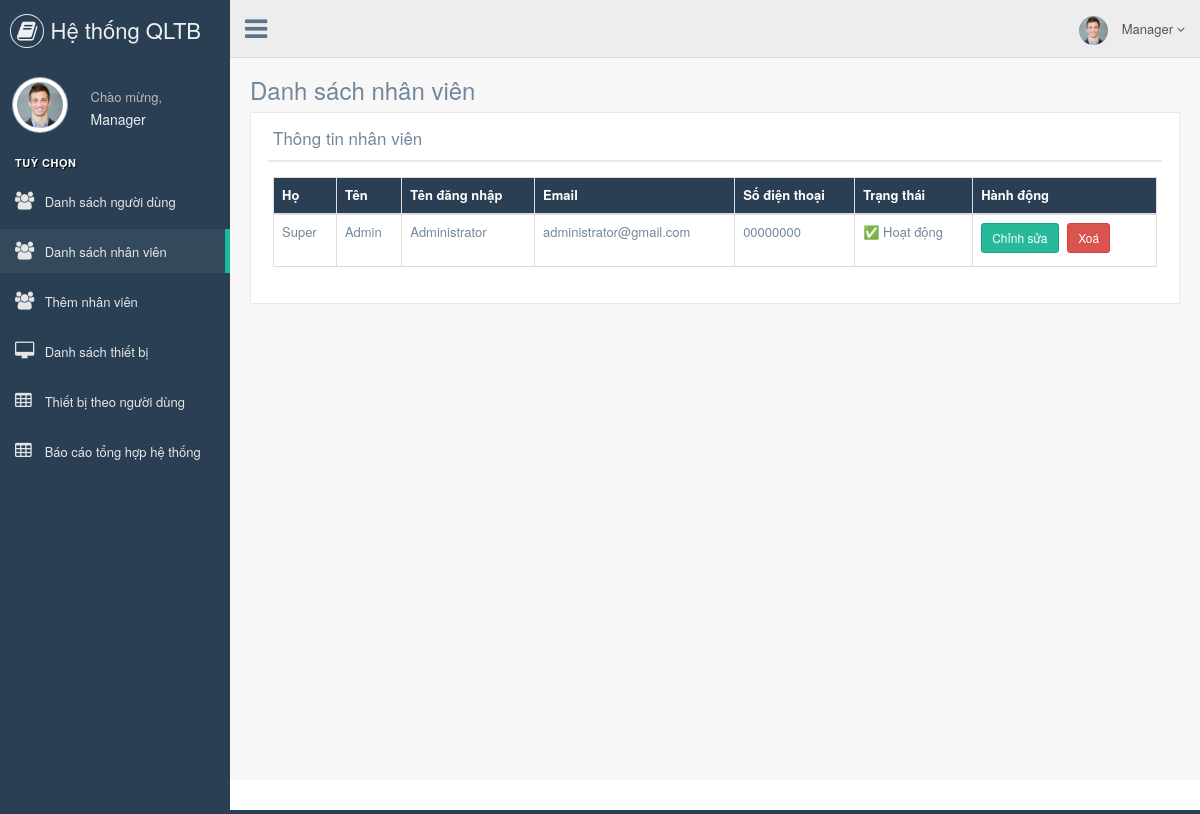
Screenshot of /manager/display_admin_info.php (signed in) with the database file from the repository.
### tables this page shows
CREATE TABLE `admin_registration` (
  `id` int(5) NOT NULL,
  `firstname` varchar(50) NOT NULL,
  `lastname` varchar(50) NOT NULL,
  `username` varchar(50) NOT NULL,
  `password` varchar(500) NOT NULL,
  `email` varchar(50) NOT NULL,
  `contact` varchar(50) NOT NULL,
  `status` varchar(50) NOT NULL
);

### manager/display_admin_info.php (the view, shortened to what this page needs)
<?php
require_once "connection.php";
require_once "header.php";
?>
<div class="right_col" role="main">
    <div class="">
        <div class="page-title">
            <div class="title_left">
                <h3>Danh sách nhân viên</h3>
            </div>
        </div>
        <div class="clearfix"></div>
        <div class="row" style="min-height:500px">
            <div class="col-md-12 col-sm-12 col-xs-12">
                <div class="x_panel">
                    <div class="x_title">
                        <h2>Thông tin nhân viên</h2>
                        <div class="clearfix"></div>
                    </div>
                    <div class="x_content">
                        <?php
                        $stmt = $link->prepare("SELECT id, firstname, lastname, username, email, contact, status FROM admin_registration ORDER BY id DESC");
                        $stmt->execute();
                        $result = $stmt->get_result();
                        if ($result->num_rows === 0) {
                            echo "<div class='alert alert-info'>Không có người dùng nào trong hệ thống.</div>";
                        } else {
                            echo "<table class='table table-bordered'>";
                            echo "<thead  style=\"background-color:#2a3f54; color:white;\"><tr>
                                    <th>Họ</th>
                                    <th>Tên</th>
                                    <th>Tên đăng nhập</th>
                                    <th>Email</th>
                                    <th>Số điện thoại</th>
                                    <th>Trạng thái</th>
                                    <th>Hành động</th>
                                  </tr></thead><tbody>";
                            while ($row = $result->fetch_assoc()) {
                                $statusLabel = ($row["status"] === "no") ? "❌ Tạm khoá" : "✅ Hoạt động";
                                $id = intval($row["id"]);
                                $csrf = $_SESSION['csrf_token'];
                                echo "<tr>";
                                echo "<td>" . htmlspecialchars($row["firstname"]) . "</td>";
                                echo "<td>" . htmlspecialchars($row["lastname"]) . "</td>";
                                echo "<td>" . htmlspecialchars($row["username"]) . "</td>";
                                echo "<td>" . htmlspecialchars($row["email"]) . "</td>";
                                echo "<td>" . htmlspecialchars($row["contact"]) . "</td>";
                                echo "<td>" . $statusLabel . "</td>";
                                echo "<td style='white-space:nowrap'>
                                        <a href='edit_admin.php?id={$id}&csrf_token={$csrf}' class='btn btn-success btn-sm'>Chỉnh sửa</a>
                                        <a href='delete_admin.php?id={$id}&csrf_token={$csrf}' class='btn btn-danger btn-sm'>Xoá</a>
                                      </td>";
                                echo "</tr>";
                            }
                            echo "</tbody></table>";
                        }
                        ?>
                    </div>
                </div>
            </div>
        </div>
    </div>
</div>
<?php require_once "footer.php"; ?>

### rows the page displays
admin_registration: firstname "Super", lastname "Admin", username "Administrator", email "administrator@gmail.com", contact "00000000", status "✅ Hoạt động"

### other values shown
$managerName "Manager"
